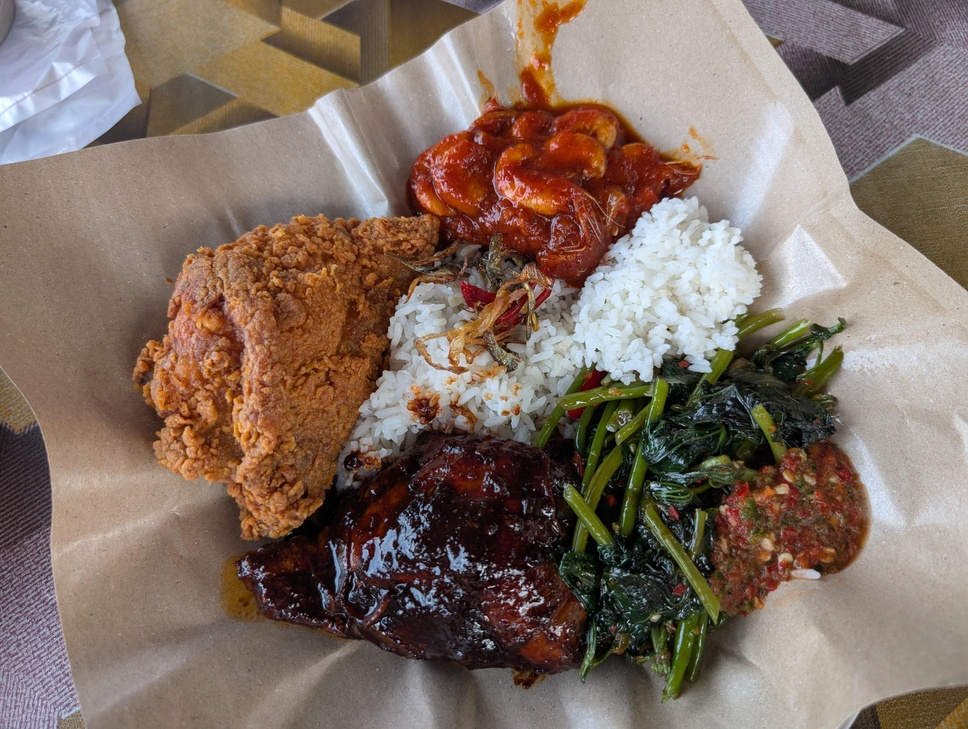
%> input picture nasicampur.jpg, 968 x 729 px, shrunk from 4080 x 3072 before the run
$ octave --eval "result = histogramStretch(imread('../nasicampur.jpg'));"   (GNU Octave 9; MATLAB toolbox functions it lacks are replaced by stand-ins)
%> lines starting %> are read from the running program, lines starting %| are printed output that depends on the picture
%% HISTOGRAM STRETCH - Contrast Enhancement
% Enhances image contrast using histogram stretching and CLAHE
%
% Syntax:
%   enhancedImg = histogramStretch(img)
%   enhancedImg = histogramStretch(img, method)
%
% Inputs:
%   img    - RGB image (double or uint8)
%   method - 'stretch' (default), 'clahe', or 'both'
%
% Outputs:
%   enhancedImg - Contrast-enhanced RGB image (same type as input)

function enhancedImg = histogramStretch(img, method)
    %% Input validation
    if nargin < 2
        method = 'stretch';
    end

    % Check if input is uint8 and convert if needed
    wasUint8 = isa(img, 'uint8');
%> wasUint8 = true
    if wasUint8
        img = im2double(img);
    end

    %% Process each channel
    enhancedImg = zeros(size(img), 'like', img);
%> enhancedImg: size 729x968x3 double; every value is 0

    switch lower(method)
        case 'stretch'
            % Apply histogram stretching using imadjust
            for c = 1:3
                channel = img(:,:,c);
                % Calculate percentile-based limits for robustness
                lowLimit = prctile(channel(:), 1);
                highLimit = prctile(channel(:), 99);
                % Apply contrast stretching
                enhancedImg(:,:,c) = imadjust(channel, [lowLimit, highLimit], [0, 1]);
            end
%> this loop made 3 passes
%> (lowLimit, highLimit) on passes 1 to 3: (0.0235, 0.863), (0.0157, 0.894), (0, 0.949)
%> pass 1, in histogramStretch, `channel = img(:,:,c);`:
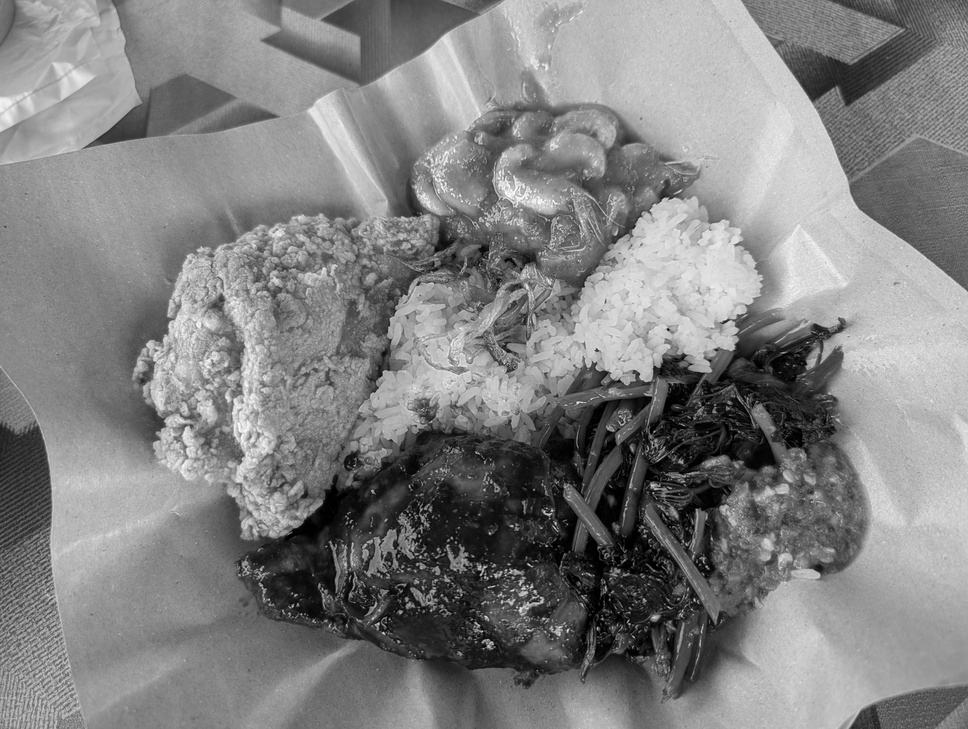
%> channel: size 729x968 double; min 0, max 1, mean 0.509
%> pass 2, in histogramStretch, `channel = img(:,:,c);`:
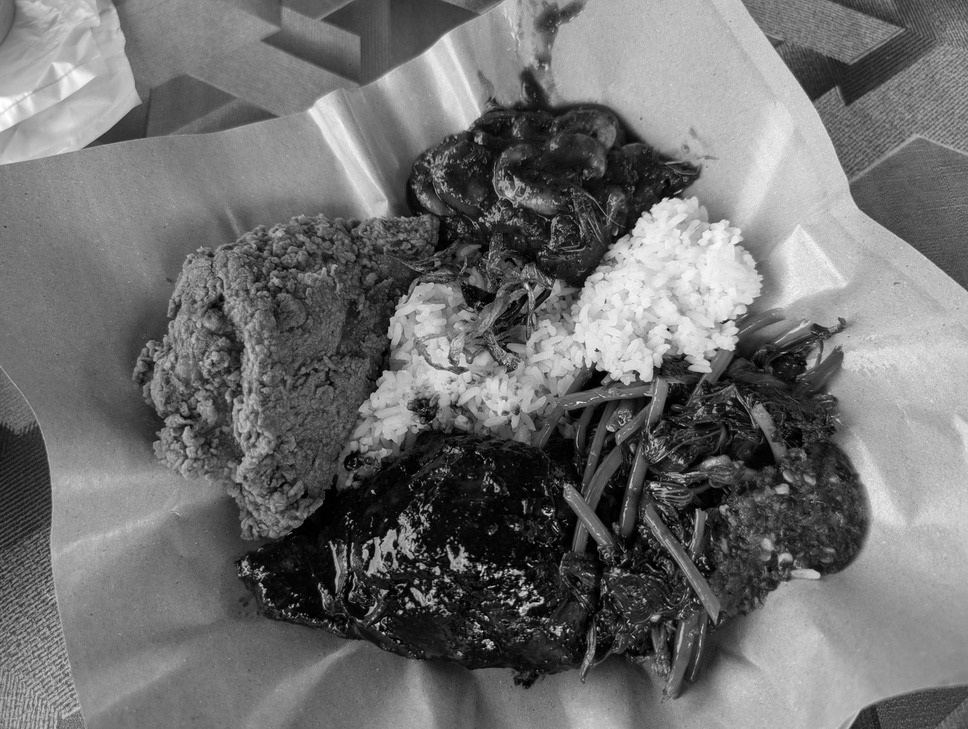
%> channel: size 729x968 double; min 0, max 1, mean 0.438
%> pass 3, in histogramStretch, `channel = img(:,:,c);`:
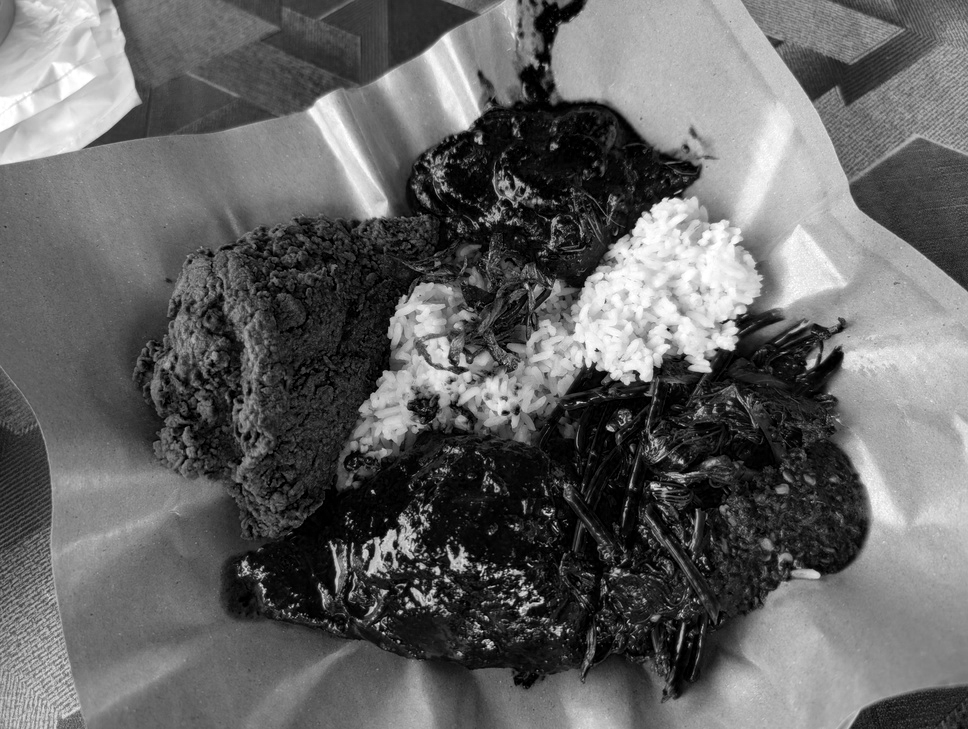
%> channel: size 729x968 double; min 0, max 1, mean 0.395
%> after the loop:
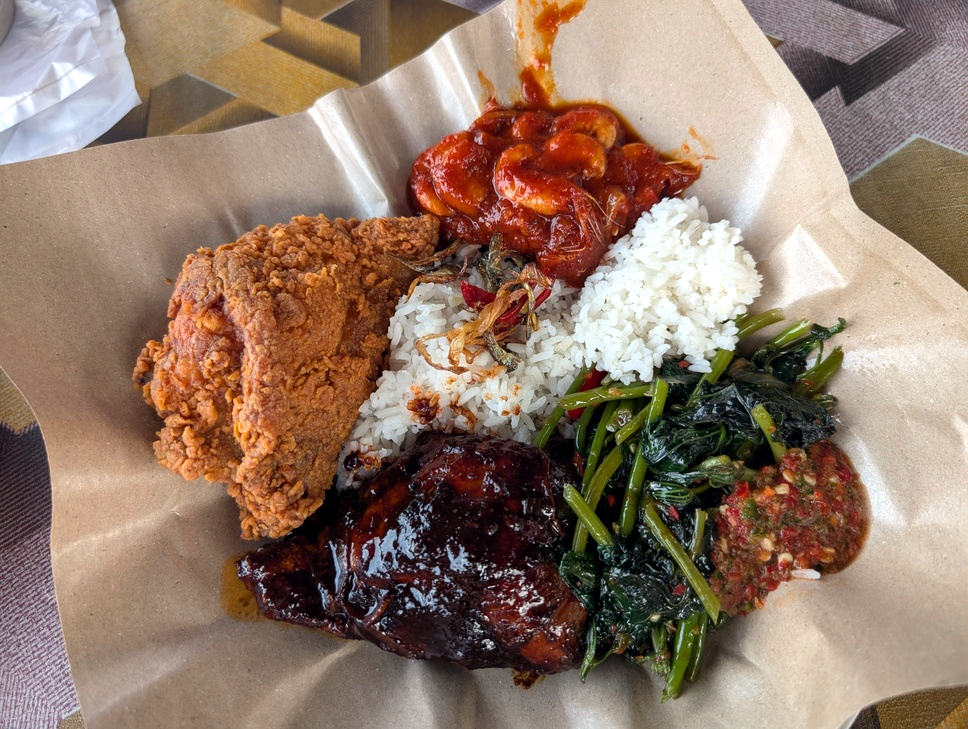
%> enhancedImg: size 729x968x3 double; mean R, G, B 0.578, 0.481, 0.416

        case 'clahe'
            % Apply CLAHE (Contrast Limited Adaptive Histogram Equalization)
            % Convert to LAB color space
            labImg = rgb2lab(img);
            % Apply CLAHE only to L channel
            L = labImg(:,:,1) / 100;  % Normalize L to [0,1]
            L = adapthisteq(L, 'ClipLimit', 0.02, 'Distribution', 'rayleigh');
            labImg(:,:,1) = L * 100;  % Scale back
            % Convert back to RGB
            enhancedImg = lab2rgb(labImg);

        case 'both'
            % Apply both methods
            % First stretch
            for c = 1:3
                channel = img(:,:,c);
                lowLimit = prctile(channel(:), 1);
                highLimit = prctile(channel(:), 99);
                enhancedImg(:,:,c) = imadjust(channel, [lowLimit, highLimit], [0, 1]);
            end
            % Then CLAHE on luminance
            labImg = rgb2lab(enhancedImg);
            L = labImg(:,:,1) / 100;
            L = adapthisteq(L, 'ClipLimit', 0.01, 'Distribution', 'uniform');
            labImg(:,:,1) = L * 100;
            enhancedImg = lab2rgb(labImg);

        otherwise
            error('histogramStretch:InvalidMethod', ...
                  'Method must be ''stretch'', ''clahe'', or ''both''');
    end

    % Ensure output is within valid range
    enhancedImg = max(0, min(1, enhancedImg));

    % Convert back to uint8 if input was uint8
    if wasUint8
        enhancedImg = im2uint8(enhancedImg);
%> enhancedImg: size 729x968x3 uint8
    end
end
